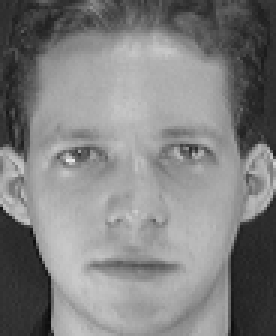
%> input picture ORL/s1/1.pgm, 92 x 112 px (shown 3 times larger)
$ octave Hich.m   (GNU Octave 9; MATLAB toolbox functions it lacks are replaced by stand-ins)
%> lines starting %> are read from the running program, lines starting %| are printed output that depends on the picture; in (x1, y1, x2, y2) boxes, pixels count from 0 and x2, y2 are one past the last pixel; in counts of white or black regions, pixels touching at a corner belong together; the program's own positions count from 1

I = imread('1.pgm');
%> I is the input picture: size 112x92 uint8; min 11, max 234, mean 128.3
imshow(I);
FFT = fft2(I);
A = abs((FFT));
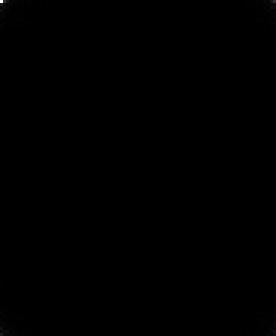
%> A: size 112x92 double (shown 3 times larger); min 2.42, max 1322397, mean 1535.7; drawn with min black and max white
A(1,1) = 0;
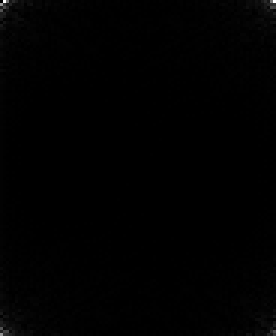
%> A: size 112x92 double (shown 3 times larger); 0.01% of pixels changed, all inside (x1, y1, x2, y2) = (0, 0, 1, 1); drawn with min black and max white
B = (A - min(min(A))) / (max(max(A))-min(min(A)));
B (1,1) = 1;
%> B: size 112x92 double; min 9.97e-06, max 1, mean 0.00588
C = reshape(B,(112*92),1);
D = sort(C,'descend');

$ run again, with ORL/s1/2.pgm copied over ORL/s1/1.pgm
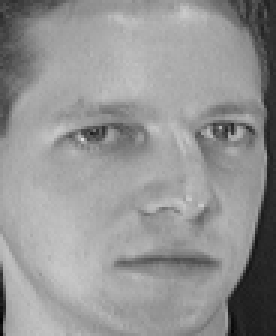
%> input picture ORL/s1/2.pgm, 92 x 112 px (shown 3 times larger)
%> I is the input picture: size 112x92 uint8; min 2, max 223, mean 148
%> `A(1,1) = 0;`:
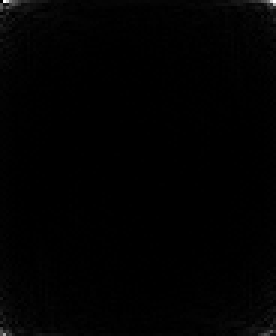
%> A: size 112x92 double (shown 3 times larger); min 0, max 139350.1, mean 1177.4; drawn with min black and max white
